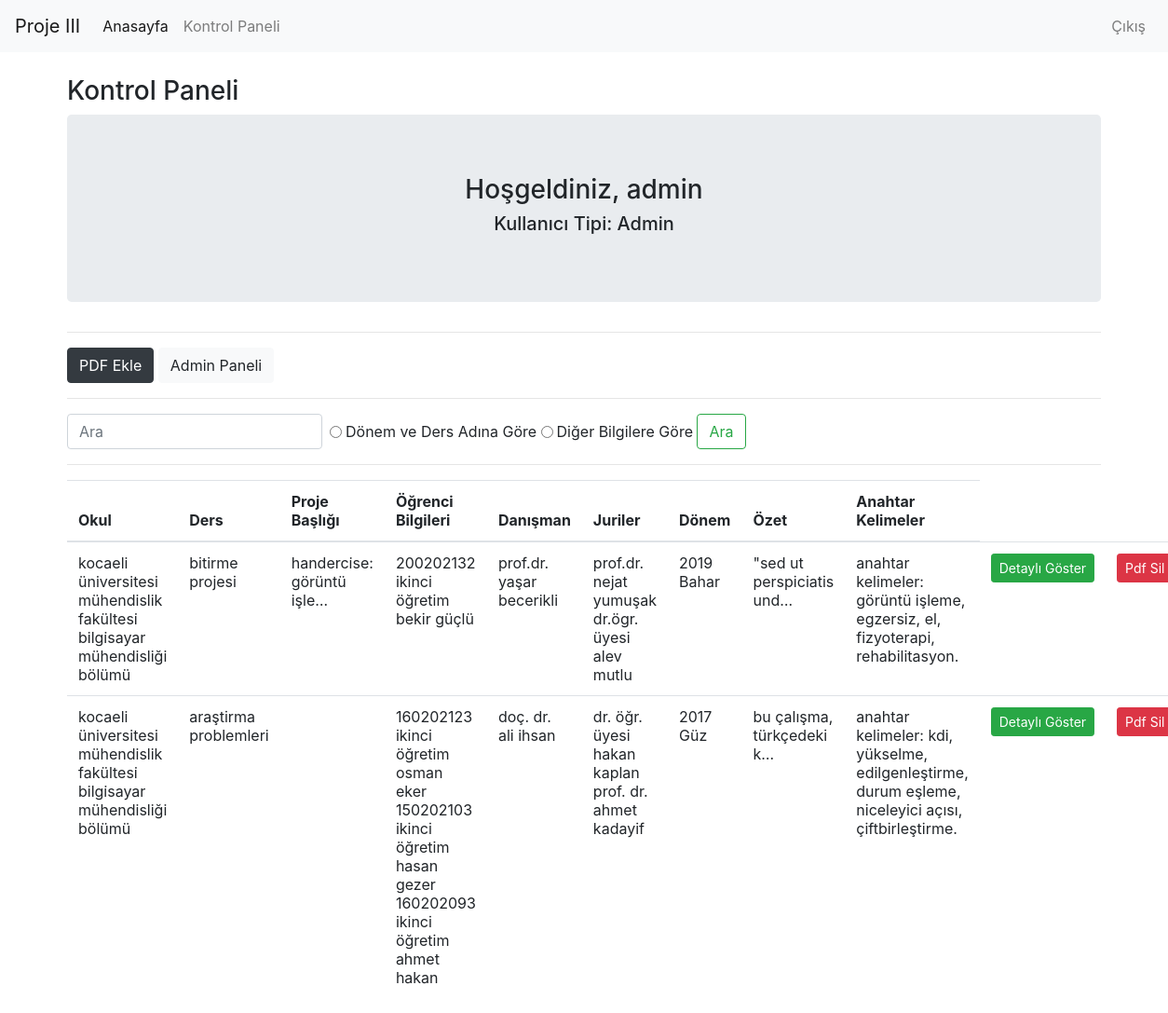
/dashBoard (signed in), run on the app's committed database.
### user/models.py (models this page shows)
class DataPdf(models.Model):
    pdfFile = models.ForeignKey(PdfLoad, on_delete=models.CASCADE, verbose_name="Eklenen PDF")
    okul = models.TextField(verbose_name="Okul", null=True)
    lecture = models.TextField(verbose_name="Ders")
    projectTitle = models.TextField(verbose_name="Proje Başlığı")
    studentInfo = models.TextField(verbose_name="Öğrenci Bilgileri")
    superVisor = models.TextField(verbose_name="Danışman Bilgileri")
    juries = models.TextField(verbose_name="Juri Bilgileri", null=True)
    presentationDate = models.TextField(verbose_name="Savunma Dönemi")
    abstract = models.TextField(verbose_name="Özet")
    keyWords = models.TextField(verbose_name="Anahtar Kelimeler")

### user/views.py (the view)
# urls.py: path('dashBoard',views.dashBoard, name="dashBoard"),
@login_required(login_url="loginUser")
def dashBoard(request):
    pdfLoads = PdfLoad.objects.filter(lecturer= request.user)
    ids    = pdfLoads.values_list('id', flat=True)
    dataPdfs = DataPdf.objects.filter(pdfFile_id__in = ids)
    context = {"dataPdfs": dataPdfs, "pdfLoads": pdfLoads}
    return render(request, "dashBoard.html", context)

### templates/dashBoard.html (shortened to what this page needs)
{% extends "layout.html" %}
{% block body %}
<h3>Kontrol Paneli</h3>
<div class="jumbotron text-center">
    <h3>Hoşgeldiniz, {{request.user.username}}</h3>
    {% if request.user.is_superuser %}
    <h5>Kullanıcı Tipi: Admin</h5>
    {% else %}
    <h5>Kullanıcı Tipi: Normal</h5>
    {% endif %}
</div>
<hr>
<a class="btn btn-dark" href="{% url 'addPdf' %}" role="button">PDF Ekle</a>
{% if request.user.is_superuser %}
<a class="btn btn-light" href="{% url 'admin:index' %}" role="button">Admin Paneli</a>
{% endif %}
<hr>
    <form action = "{% url 'search' %}" class="form-inline my-2 my-lg-0" method ="post" enctype="multipart/form-data">
        <input name = "aramaYap" class="form-control mr-sm-2" type="search" placeholder="Ara" aria-label="Search">
        <div class="form-check">
        <input onclick="javascript:yesnoCheck();" value ="1" class="form-check-input" type="radio" name="flexRadioDefault" id="flexRadioDefault1">
        <label class="form-check-label" for="flexRadioDefault1">
           Dönem ve Ders Adına Göre
        </label>
        </div>&nbsp;
        <div class="form-check">
        <input onclick="javascript:yesnoCheck();" value = "2" class="form-check-input" type="radio" name="flexRadioDefault" id="flexRadioDefault2">
        <label class="form-check-label" for="flexRadioDefault2">
            Diğer Bilgilere Göre
        </label>
        </div>&nbsp;
        <button class="btn btn-outline-success my-2 my-sm-0" type="submit">Ara</button>
    </form>
<hr>
<table class="table">
  <thead>
    <tr>
      <th scope="col">Okul</th>
      <th scope="col">Ders</th>
      <th scope="col">Proje Başlığı</th>
      <th scope="col">Öğrenci Bilgileri</th>
      <th scope="col">Danışman</th>
      <th scope="col">Juriler</th>
      <th scope="col">Dönem</th>
      <th scope="col">Özet</th>
      <th scope="col">Anahtar Kelimeler</th>
    </tr>
  </thead>
  <tbody>
  {% for data in dataPdfs %}
    <tr>
      <td>{{data.okul}}</td>
      <td>{{data.lecture}}</td>
      <td>{{data.projectTitle | truncatechars:25}}</td>
      <td>{{data.studentInfo}}</td>
      <td>{{data.superVisor}}</td>
      <td>{{data.juries}}</td>
      <td>{{data.presentationDate}}</td>
      <td>{{data.abstract | truncatechars:25 }}</td>
      <td>{{data.keyWords}}</td>
      <td><a class="btn btn-success btn-sm" href="{% url 'details' data.id %}" role="button">Detaylı Göster</a></td>
      <td><a class="btn btn-danger btn-sm" href="{% url 'delete' data.pdfFile_id %}" role="button">Pdf Sil</a></td>
    </tr>
  {% endfor %}
  </tbody>
</table>
{% endblock body %}

### templates/layout.html (shortened to what this page needs)
{% load static %}
<html lang="en">
<head>
    <link rel="stylesheet" href="{% static 'css/bootstrap.min.css' %}" >
</head>
<body>
    {% include "navbar.html" %}
    <div style="margin-top: 25px;" class="container">
        {% block body %}
        {% endblock body %}
    </div>
</body>
</html>

### templates/navbar.html (shortened to what this page needs)
<nav class="navbar navbar-expand-lg navbar-light bg-light">
  <a class="navbar-brand" href="#">Proje III</a>
  <div class="collapse navbar-collapse" id="navbarSupportedContent">
    <ul class="navbar-nav mr-auto">
      <li class="nav-item active">
        <a class="nav-link" href="{% url 'index' %}">Anasayfa <span class="sr-only">(current)</span></a>
      </li>
      {% if request.user.is_authenticated %}
      <li class="nav-item">
        <a class="nav-link" href="{% url 'dashBoard' %}">Kontrol Paneli</a>
      </li>
      {% endif %}
    </ul>
    <ul class="navbar-nav mr-right">
      {% if request.user.is_authenticated %}
      <li class="nav-item">
        <a class="nav-link" href="{% url 'logOut' %}">Çıkış</a>
      </li>
      {% else %}
      <li class="nav-item">
        <a class="nav-link" href="{% url 'loginUser' %}">Giriş</a>
      </li>
      {% endif %}
    </ul>
  </div>
</nav>

### data on the page
DataPdf: okul "kocaeli̇ üni̇versi̇tesi̇ mühendi̇sli̇k fakültesi̇ bi̇lgi̇sayar mühendi̇sli̇ği̇ bölümü", lecture "bitirme projesi", projectTitle "handerci̇se: görüntü i̇şle…", studentInfo "200202132 ikinci öğretim bekir güçlü", superVisor "prof.dr. yaşar beceri̇kli̇", juries "prof.dr. nejat yumuşak dr.ögr. üyesi alev mutlu", presentationDate "2019 Bahar", abstract "\"sed ut perspiciatis und…", keyWords "anahtar kelimeler: görüntü i̇şleme, egzersiz, el, fizyoterapi, rehabilitasyon."
DataPdf: okul "kocaeli̇ üni̇versi̇tesi̇ mühendi̇sli̇k fakültesi̇ bi̇lgi̇sayar mühendi̇sli̇ği̇ bölümü", lecture "araştirma problemleri̇", studentInfo "160202123 ikinci öğretim osman eker 150202103 ikinci öğretim hasan gezer 160202093 ikinci öğretim ahmet hakan", superVisor "doç. dr. ali i̇hsan", juries "dr. öğr. üyesi hakan kaplan prof. dr. ahmet kadayif", presentationDate "2017 Güz", abstract "bu çalışma, türkçedeki k…", keyWords "anahtar kelimeler: kdi̇, yükselme, edilgenleştirme, durum eşleme, niceleyici açısı, çiftbirleştirme."

### other printed values
{{ request.user.username }} "admin"
